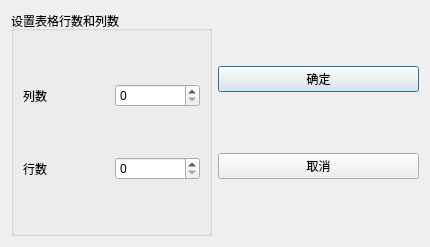
<?xml version="1.0" encoding="UTF-8"?>
<ui version="4.0">
 <class>QWDialogSize</class>
 <widget class="QDialog" name="QWDialogSize">
  <property name="geometry">
   <rect>
    <x>0</x>
    <y>0</y>
    <width>430</width>
    <height>247</height>
   </rect>
  </property>
  <property name="windowTitle">
   <string>Dialog</string>
  </property>
  <layout class="QHBoxLayout" name="horizontalLayout">
   <item>
    <widget class="QGroupBox" name="groupBox">
     <property name="title">
      <string>设置表格行数和列数</string>
     </property>
     <layout class="QGridLayout" name="gridLayout">
      <item row="0" column="0">
       <widget class="QLabel" name="label">
        <property name="text">
         <string>列数</string>
        </property>
       </widget>
      </item>
      <item row="0" column="1">
       <widget class="QSpinBox" name="spinBoxColumn"/>
      </item>
      <item row="1" column="0">
       <widget class="QLabel" name="label_2">
        <property name="text">
         <string>行数</string>
        </property>
       </widget>
      </item>
      <item row="1" column="1">
       <widget class="QSpinBox" name="spinBoxRow"/>
      </item>
     </layout>
    </widget>
   </item>
   <item>
    <layout class="QVBoxLayout" name="verticalLayout">
     <item>
      <widget class="QPushButton" name="btnOk">
       <property name="minimumSize">
        <size>
         <width>0</width>
         <height>21</height>
        </size>
       </property>
       <property name="text">
        <string>确定</string>
       </property>
      </widget>
     </item>
     <item>
      <widget class="QPushButton" name="btnNo">
       <property name="minimumSize">
        <size>
         <width>0</width>
         <height>21</height>
        </size>
       </property>
       <property name="text">
        <string>取消</string>
       </property>
      </widget>
     </item>
    </layout>
   </item>
  </layout>
 </widget>
 <resources/>
 <connections>
  <connection>
   <sender>btnOk</sender>
   <signal>clicked()</signal>
   <receiver>QWDialogSize</receiver>
   <slot>accept()</slot>
   <hints>
    <hint type="sourcelabel">
     <x>320</x>
     <y>79</y>
    </hint>
    <hint type="destinationlabel">
     <x>214</x>
     <y>123</y>
    </hint>
   </hints>
  </connection>
  <connection>
   <sender>btnNo</sender>
   <signal>clicked()</signal>
   <receiver>QWDialogSize</receiver>
   <slot>reject()</slot>
   <hints>
    <hint type="sourcelabel">
     <x>320</x>
     <y>166</y>
    </hint>
    <hint type="destinationlabel">
     <x>214</x>
     <y>123</y>
    </hint>
   </hints>
  </connection>
 </connections>
</ui>
